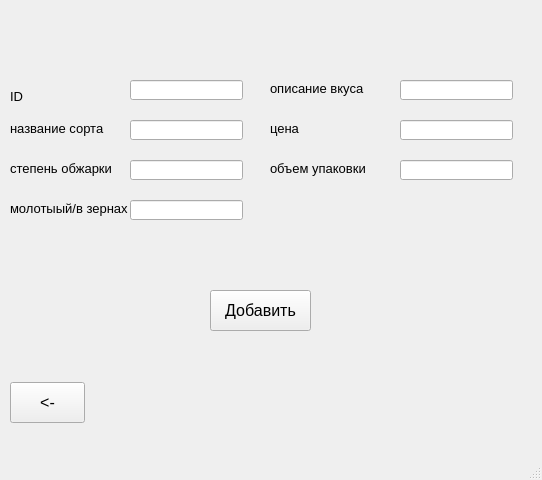
<?xml version="1.0" encoding="UTF-8"?>
<ui version="4.0">
 <class>MainWindow</class>
 <widget class="QMainWindow" name="MainWindow">
  <property name="geometry">
   <rect>
    <x>0</x>
    <y>0</y>
    <width>542</width>
    <height>480</height>
   </rect>
  </property>
  <property name="windowTitle">
   <string>MainWindow</string>
  </property>
  <widget class="QWidget" name="centralwidget">
   <widget class="QPushButton" name="pushButton">
    <property name="geometry">
     <rect>
      <x>210</x>
      <y>290</y>
      <width>101</width>
      <height>41</height>
     </rect>
    </property>
    <property name="font">
     <font>
      <pointsize>12</pointsize>
     </font>
    </property>
    <property name="text">
     <string>Добавить</string>
    </property>
   </widget>
   <widget class="QLineEdit" name="lineEdit_4">
    <property name="geometry">
     <rect>
      <x>130</x>
      <y>200</y>
      <width>113</width>
      <height>20</height>
     </rect>
    </property>
   </widget>
   <widget class="QLineEdit" name="lineEdit_2">
    <property name="geometry">
     <rect>
      <x>130</x>
      <y>120</y>
      <width>113</width>
      <height>20</height>
     </rect>
    </property>
   </widget>
   <widget class="QLineEdit" name="lineEdit_7">
    <property name="geometry">
     <rect>
      <x>400</x>
      <y>160</y>
      <width>113</width>
      <height>20</height>
     </rect>
    </property>
   </widget>
   <widget class="QLineEdit" name="lineEdit_3">
    <property name="geometry">
     <rect>
      <x>130</x>
      <y>160</y>
      <width>113</width>
      <height>20</height>
     </rect>
    </property>
   </widget>
   <widget class="QLineEdit" name="lineEdit">
    <property name="geometry">
     <rect>
      <x>130</x>
      <y>80</y>
      <width>113</width>
      <height>20</height>
     </rect>
    </property>
   </widget>
   <widget class="QLineEdit" name="lineEdit_6">
    <property name="geometry">
     <rect>
      <x>400</x>
      <y>120</y>
      <width>113</width>
      <height>20</height>
     </rect>
    </property>
   </widget>
   <widget class="QLineEdit" name="lineEdit_5">
    <property name="geometry">
     <rect>
      <x>400</x>
      <y>80</y>
      <width>113</width>
      <height>20</height>
     </rect>
    </property>
   </widget>
   <widget class="QLabel" name="label">
    <property name="geometry">
     <rect>
      <x>10</x>
      <y>90</y>
      <width>47</width>
      <height>13</height>
     </rect>
    </property>
    <property name="font">
     <font>
      <pointsize>10</pointsize>
     </font>
    </property>
    <property name="text">
     <string>ID</string>
    </property>
   </widget>
   <widget class="QLabel" name="label_2">
    <property name="geometry">
     <rect>
      <x>10</x>
      <y>120</y>
      <width>101</width>
      <height>16</height>
     </rect>
    </property>
    <property name="font">
     <font>
      <pointsize>10</pointsize>
     </font>
    </property>
    <property name="text">
     <string>название сорта</string>
    </property>
   </widget>
   <widget class="QLabel" name="label_3">
    <property name="geometry">
     <rect>
      <x>10</x>
      <y>160</y>
      <width>111</width>
      <height>16</height>
     </rect>
    </property>
    <property name="font">
     <font>
      <pointsize>10</pointsize>
     </font>
    </property>
    <property name="text">
     <string>степень обжарки</string>
    </property>
   </widget>
   <widget class="QLabel" name="label_4">
    <property name="geometry">
     <rect>
      <x>10</x>
      <y>200</y>
      <width>121</width>
      <height>16</height>
     </rect>
    </property>
    <property name="font">
     <font>
      <pointsize>10</pointsize>
     </font>
    </property>
    <property name="text">
     <string>молотыый/в зернах</string>
    </property>
   </widget>
   <widget class="QLabel" name="label_5">
    <property name="geometry">
     <rect>
      <x>270</x>
      <y>80</y>
      <width>101</width>
      <height>16</height>
     </rect>
    </property>
    <property name="font">
     <font>
      <pointsize>10</pointsize>
     </font>
    </property>
    <property name="text">
     <string>описание вкуса</string>
    </property>
   </widget>
   <widget class="QLabel" name="label_6">
    <property name="geometry">
     <rect>
      <x>270</x>
      <y>120</y>
      <width>51</width>
      <height>16</height>
     </rect>
    </property>
    <property name="font">
     <font>
      <pointsize>10</pointsize>
     </font>
    </property>
    <property name="text">
     <string>цена</string>
    </property>
   </widget>
   <widget class="QLabel" name="label_7">
    <property name="geometry">
     <rect>
      <x>270</x>
      <y>160</y>
      <width>101</width>
      <height>16</height>
     </rect>
    </property>
    <property name="font">
     <font>
      <pointsize>10</pointsize>
     </font>
    </property>
    <property name="text">
     <string>объем упаковки</string>
    </property>
   </widget>
   <widget class="QPushButton" name="pushButton_3">
    <property name="geometry">
     <rect>
      <x>10</x>
      <y>382</y>
      <width>75</width>
      <height>41</height>
     </rect>
    </property>
    <property name="font">
     <font>
      <pointsize>12</pointsize>
     </font>
    </property>
    <property name="text">
     <string>&lt;-</string>
    </property>
   </widget>
   <widget class="QLabel" name="label_8">
    <property name="geometry">
     <rect>
      <x>240</x>
      <y>30</y>
      <width>111</width>
      <height>21</height>
     </rect>
    </property>
    <property name="text">
     <string/>
    </property>
   </widget>
  </widget>
  <widget class="QMenuBar" name="menubar">
   <property name="geometry">
    <rect>
     <x>0</x>
     <y>0</y>
     <width>542</width>
     <height>21</height>
    </rect>
   </property>
  </widget>
  <widget class="QStatusBar" name="statusbar"/>
 </widget>
 <resources/>
 <connections/>
</ui>
